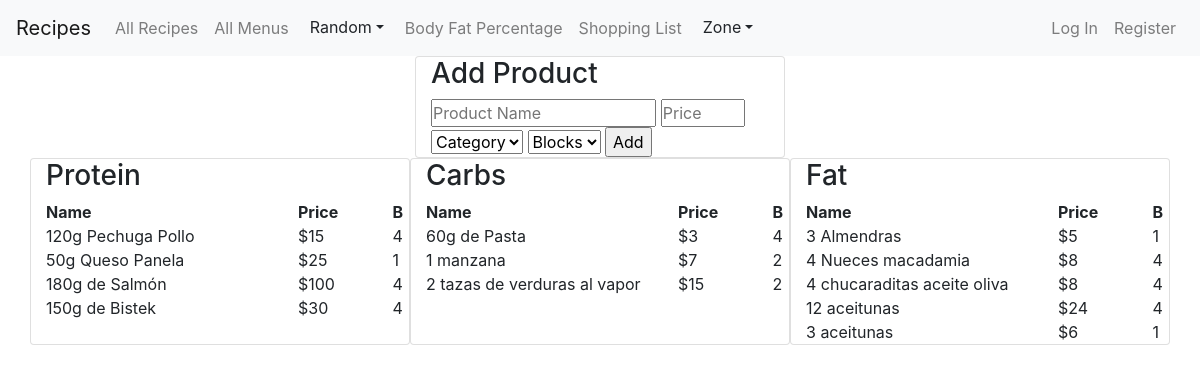
/zone_add_product, run on an earlier commit of the app's database.
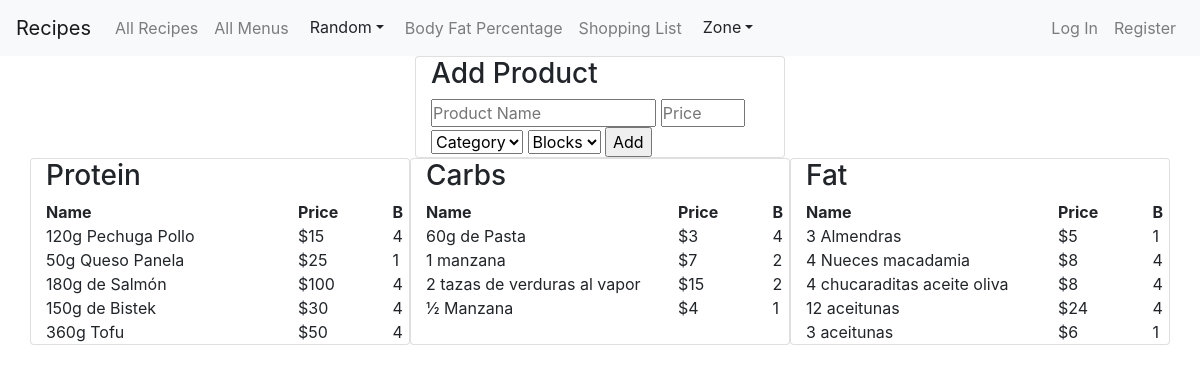
And on a later commit of the database.
### app/models.py (models this page shows, shortened)
class ZoneProduct(models.Model):
    name = models.CharField(max_length=30)
    price = models.IntegerField()
    category = models.CharField(max_length=20)
    blocks = models.IntegerField()

### app/views.py (the view, shortened to what this page needs)
# urls.py: path("zone_add_product", views.zone_add_product, name="zone_add_product"),
def zone_add_product(request):
    if request.method == 'GET':
        products = ZoneProduct.objects.all()
        return render(request, 'app/zone_add_product.html', {
            'products': products
        })

### app/templates/app/zone_add_product.html (shortened to what this page needs)
{% extends 'app/layout.html' %}
{% block body %}
  <div class="container">
  <div class="card col-lg-4 col-sm-8 mx-auto">
    <h3>Add Product</h3>
    <form action="zone_add_product" method='post'>
      <input class="col-8 p-0" type='text'   name="name" placeholder="Product Name" autofocus required>
      <input class="col-3 p-0" type="number" name="price" placeholder="Price" required>
      <select name="category" required>
        <option selected disabled>Category</option>
      </select>
      <select name="blocks" required>
        <option selected disabled>Blocks</option>
      </select>
      <input type="submit" value="Add">
    </form>
  </div>
  <div class="row">
    <div class="card col-lg-4 col-sm-10 mx-auto">
      <h3>Protein</h3>
      <div class="row">
        <div class="col-8"><b>Name</b></div>
        <div class="col-3"><b>Price</b></div>
        <div class="col-1"><b>B</b></div>
      </div>
      {% for product in products %}
        {% if product.category == 'Protein' %}
          <div class="row">
            <div class="col-8">
              {{product.name}}
            </div>
            <div class="col-3">
              ${{product.price}}
            </div>
            <div class="col-1">
              {{product.blocks}}
            </div>
          </div>
        {% endif %}
      {% endfor %}
    </div>
    <div class="card col-lg-4 col-sm-10 mx-auto">
      <h3>Carbs</h3>
      <div class="row">
        <div class="col-8"><b>Name</b></div>
        <div class="col-3"><b>Price</b></div>
        <div class="col-1"><b>B</b></div>
      </div>
      {% for product in products %}
        {% if product.category == 'Carbs' %}
          <div class="row">
            <div class="col-8">
              {{product.name}}
            </div>
            <div class="col-3">
              ${{product.price}}
            </div>
            <div class="col-1">
              {{product.blocks}}
            </div>
          </div>
        {% endif %}
      {% endfor %}
    </div>
    <div class="card col-lg-4 col-sm-10 mx-auto">
      <h3>Fat</h3>
      <div class="row">
        <div class="col-8"><b>Name</b></div>
        <div class="col-3"><b>Price</b></div>
        <div class="col-1"><b>B</b></div>
      </div>
      {% for product in products %}
        {% if product.category == 'Fat' %}
          <div class="row">
            <div class="col-8">
              {{product.name}}
            </div>
            <div class="col-3">
              ${{product.price}}
            </div>
            <div class="col-1">
              {{product.blocks}}
            </div>
          </div>
        {% endif %}
      {% endfor %}
    </div>
  </div>
</div>
{% endblock %}

What changed in the data, as far as the page shows it:
added ZoneProduct: name "360g Tofu", price "50", blocks "4", shown under "Protein"
added ZoneProduct: name "½ Manzana", price "4", blocks "1", shown under "Carbs"
